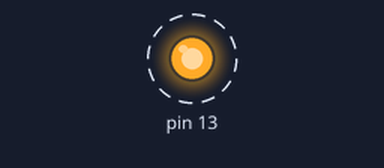
This sketch was run on a simulated Arduino Uno, built with avr-gcc and run on an emulated ATmega328P. Parts: output pins drawn as LEDs (lit = HIGH). Dashed ring = blinking.

Above: at 0.5 s.
Timing chart, 0 to 4.6 s (numbered marks = the images above):
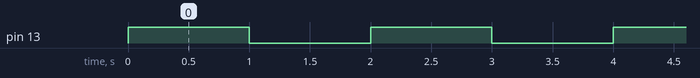

Measured:
- by itself, pin 13: alternates HIGH for 1.0 s and LOW for 1.0 s

The sketch:

narco_blink_example.ino
```cpp
// sketch to puy arduino to sleep blink exp
#include <Narcoleptic.h>

void setup()
{
  pinMode(13, OUTPUT);
}

void loop()
{
  digitalWrite(13, HIGH);
  Narcoleptic.delay(1000);
  digitalWrite(13, LOW);
  Narcoleptic.delay(1000);

}
```
